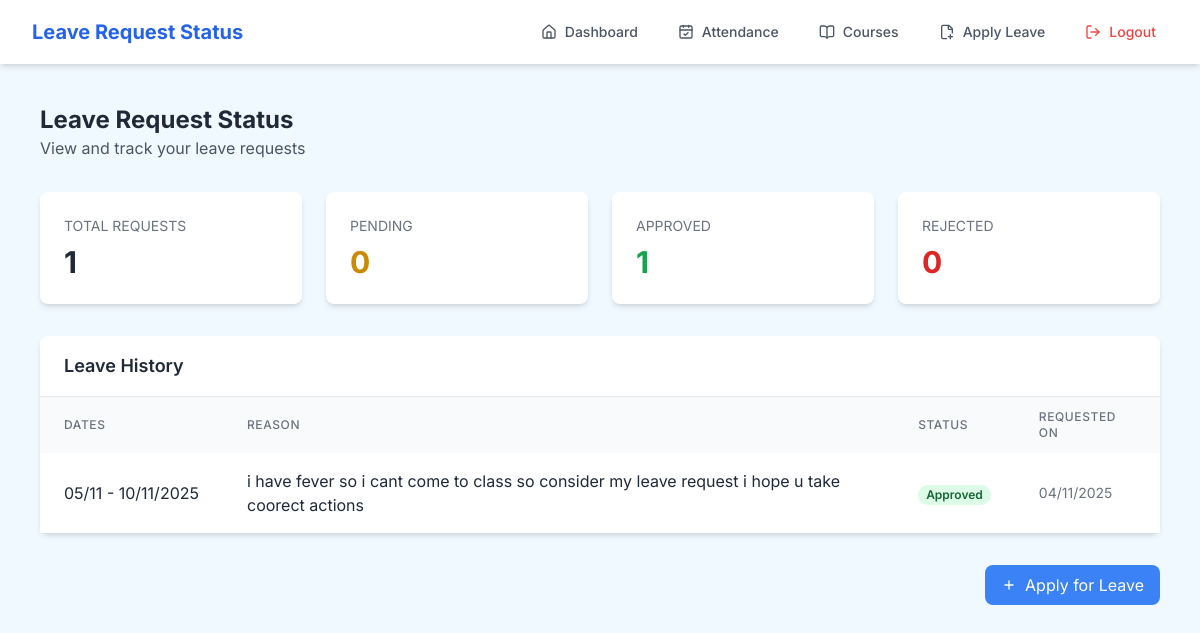
/student/leave-status/ (signed in), run on the app's committed database.
### core/models.py (models this page shows, shortened)
class LeaveRequest(models.Model):
    STATUS_CHOICES = [
        ('pending', 'Pending'),
        ('approved', 'Approved'),
        ('rejected', 'Rejected'),
    ]
    student = models.ForeignKey(User, on_delete=models.CASCADE, related_name='leave_requests', limit_choices_to={'is_student': True})
    start_date = models.DateField()
    end_date = models.DateField()
    reason = models.TextField()
    status = models.CharField(max_length=10, choices=STATUS_CHOICES, default='pending')
    created_at = models.DateTimeField(auto_now_add=True)
    reviewed_at = models.DateTimeField(null=True, blank=True)
    reviewed_by = models.ForeignKey(User, on_delete=models.SET_NULL, null=True, blank=True, related_name='reviewed_leaves')

### core/views.py (the view)
# urls.py: path('student/leave-status/', views.leave_status_view, name='leave_status'),
@login_required
@user_passes_test(is_student)
def leave_status_view(request):
    student = request.user
    today = timezone.localdate()
    all_leave_requests = LeaveRequest.objects.filter(student=student)
    active_leave = all_leave_requests.filter(
        start_date__lte=today,
        end_date__gte=today,
        status='approved'
    ).first()
    recent_leaves = all_leave_requests.order_by('-created_at')[:5]
    pending_leaves = all_leave_requests.filter(status='pending').order_by('-created_at')
    upcoming_leaves = all_leave_requests.filter(
        status='approved',
        start_date__gt=today
    ).order_by('start_date')[:3]
    leave_stats = {
        'total': all_leave_requests.count(),
        'pending': pending_leaves.count(),
        'approved': all_leave_requests.filter(status='approved').count(),
        'rejected': all_leave_requests.filter(status='rejected').count(),
    }
    context = {
        'active_leave': active_leave,
        'recent_leaves': recent_leaves,
        'pending_leaves': pending_leaves,
        'upcoming_leaves': upcoming_leaves,
        'leave_stats': leave_stats,
        'has_pending_leaves': pending_leaves.exists(),
        'has_active_leave': active_leave is not None,
    }
    return render(request, "core/leave_status.html", context)

### core/views.py (called while the page is built)
def is_student(user):
    return user.is_authenticated and user.is_student

### core/templates/core/leave_status.html (shortened to what this page needs)
{% load static %}
<!DOCTYPE html>
<html lang="en">
<head>
    <script src="https://cdn.tailwindcss.com"></script>
    <link rel="stylesheet" href="https://cdn.jsdelivr.net/npm/sweetalert2@11/dist/sweetalert2.min.css">
</head>
<body class="text-gray-800">
    <div class="flex flex-col min-h-screen">
        <nav class="bg-white shadow-md w-full sticky top-0 z-10">
            <div class="max-w-7xl mx-auto px-4 sm:px-6 lg:px-8">
                <div class="flex items-center justify-between h-16">
                    <div class="flex items-center">
                        <div class="flex-shrink-0 text-xl font-bold text-blue-600">
                            Leave Request Status
                        </div>
                    </div>
                    <div class="hidden md:flex items-center space-x-4">
                        <a href="{% url 'student_dashboard' %}" class="text-gray-600 hover:bg-gray-100 hover:text-gray-900 px-3 py-2 rounded-md text-sm font-medium flex items-center">
                            <i data-lucide="home" class="w-4 h-4 mr-2"></i> Dashboard
                        </a>
                        <a href="{% url 'attendance' %}" class="text-gray-600 hover:bg-gray-100 hover:text-gray-900 px-3 py-2 rounded-md text-sm font-medium flex items-center">
                           <i data-lucide="calendar-check" class="w-4 h-4 mr-2"></i> Attendance
                        </a>
                        <a href="{% url 'courses' %}" class="text-gray-600 hover:bg-gray-100 hover:text-gray-900 px-3 py-2 rounded-md text-sm font-medium flex items-center">
                            <i data-lucide="book-open" class="w-4 h-4 mr-2"></i> Courses
                        </a>
                        <a href="{% url 'apply_leave' %}" class="text-gray-600 hover:bg-gray-100 hover:text-gray-900 px-3 py-2 rounded-md text-sm font-medium flex items-center">
                            <i data-lucide="file-plus-2" class="w-4 h-4 mr-2"></i> Apply Leave
                        </a>
                        <form method="POST" action="{% url 'logout' %}">
                            <button type="submit" class="text-red-500 hover:bg-red-100 hover:text-red-700 px-3 py-2 rounded-md text-sm font-medium flex items-center">
                                <i data-lucide="log-out" class="w-4 h-4 mr-2"></i> Logout
                            </button>
                        </form>
                    </div>
                </div>
            </div>
        </nav>
        <main class="flex-1 p-6 lg:p-10">
            <div class="max-w-6xl mx-auto">
        <div class="mb-8">
            <h1 class="text-2xl font-bold text-gray-800">Leave Request Status</h1>
            <p class="text-gray-600">View and track your leave requests</p>
        </div>
        <div class="grid grid-cols-1 md:grid-cols-2 lg:grid-cols-4 gap-6 mb-8">
            <div class="bg-white p-6 rounded-lg shadow-md">
                <h3 class="text-gray-500 text-sm uppercase mb-2">Total Requests</h3>
                <p class="text-3xl font-bold">{{ leave_stats.total }}</p>
            </div>
            <div class="bg-white p-6 rounded-lg shadow-md">
                <h3 class="text-gray-500 text-sm uppercase mb-2">Pending</h3>
                <p class="text-3xl font-bold text-yellow-600">{{ leave_stats.pending }}</p>
            </div>
            <div class="bg-white p-6 rounded-lg shadow-md">
                <h3 class="text-gray-500 text-sm uppercase mb-2">Approved</h3>
                <p class="text-3xl font-bold text-green-600">{{ leave_stats.approved }}</p>
            </div>
            <div class="bg-white p-6 rounded-lg shadow-md">
                <h3 class="text-gray-500 text-sm uppercase mb-2">Rejected</h3>
                <p class="text-3xl font-bold text-red-600">{{ leave_stats.rejected }}</p>
            </div>
        </div>
        <div class="bg-white rounded-lg shadow-md">
            <div class="px-6 py-4 border-b border-gray-200">
                <h2 class="text-lg font-semibold text-gray-800">Leave History</h2>
            </div>
            <div class="overflow-x-auto">
                <table class="w-full">
                    <thead class="bg-gray-50">
                        <tr>
                            <th class="px-6 py-3 text-left text-xs font-medium text-gray-500 uppercase tracking-wider">Dates</th>
                            <th class="px-6 py-3 text-left text-xs font-medium text-gray-500 uppercase tracking-wider">Reason</th>
                            <th class="px-6 py-3 text-left text-xs font-medium text-gray-500 uppercase tracking-wider">Status</th>
                            <th class="px-6 py-3 text-left text-xs font-medium text-gray-500 uppercase tracking-wider">Requested On</th>
                        </tr>
                    </thead>
                    <tbody class="bg-white divide-y divide-gray-200">
                        {% for leave in recent_leaves %}
                        <tr>
                            <td class="px-6 py-4 whitespace-nowrap">
                                {{ leave.start_date|date:"d/m" }} - {{ leave.end_date|date:"d/m/Y" }}
                            </td>
                            <td class="px-6 py-4">
                                {{ leave.reason|truncatechars:100 }}
                            </td>
                            <td class="px-6 py-4 whitespace-nowrap">
                                {% if leave.status == 'approved' %}
                                    <span class="px-2 inline-flex text-xs leading-5 font-semibold rounded-full bg-green-100 text-green-800">
                                        Approved
                                    </span>
                                {% elif leave.status == 'rejected' %}
                                    <span class="px-2 inline-flex text-xs leading-5 font-semibold rounded-full bg-red-100 text-red-800">
                                        Rejected
                                    </span>
                                {% else %}
                                    <span class="px-2 inline-flex text-xs leading-5 font-semibold rounded-full bg-yellow-100 text-yellow-800">
                                        Pending
                                    </span>
                                {% endif %}
                            </td>
                            <td class="px-6 py-4 whitespace-nowrap text-sm text-gray-500">
                                {{ leave.created_at|date:"d/m/Y" }}
                            </td>
                        </tr>
                        {% empty %}
                        <tr>
                            <td colspan="4" class="px-6 py-4 text-center text-gray-500">
                                No leave requests found
                            </td>
                        </tr>
                        {% endfor %}
                    </tbody>
                </table>
            </div>
        </div>
        <div class="mt-8 flex justify-end">
            <a href="{% url 'apply_leave' %}" class="bg-blue-500 hover:bg-blue-600 text-white px-4 py-2 rounded-lg inline-flex items-center">
                <svg class="w-4 h-4 mr-2" fill="none" stroke="currentColor" viewBox="0 0 24 24">
                    <path stroke-linecap="round" stroke-linejoin="round" stroke-width="2" d="M12 6v6m0 0v6m0-6h6m-6 0H6"/>
                </svg>
                Apply for Leave
            </a>
        </div>
    </div>
</body>
</html>

### core/templates/core/leave_status.html (style rules this page uses)
body { font-family: 'Inter', sans-serif; background-color: #f0f9ff; }

### data on the page
LeaveRequest: start_date "05/11", end_date "10/11/2025", reason "i have fever so i cant come to class so consider my leave request i hope u take coorect actions", status "Approved", created_at "04/11/2025"

### other printed values
{{ leave_stats.total }} "1"
{{ leave_stats.pending }} "0"
{{ leave_stats.approved }} "1"
{{ leave_stats.rejected }} "0"
